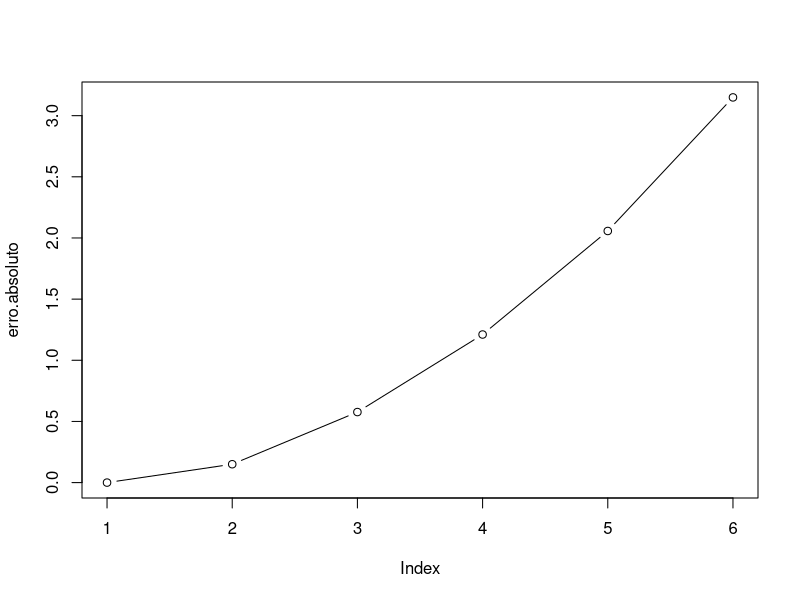

The R source for this figure:
## Euler's Method for Linear 

#Domain
x<-seq(1,3,0.4)
#Ordinary Differential Equation
F<-function(x,y) (1+(y/x)+(y/x)^2)
y=0
#Euler's Approximations
aprox.<-seq(0,0,0)
for(i in 1:5) {y=y+0.4*F(x[i],y); aprox.[i+1]<-y} 
#Exact Solution
f<-function(x) (tan(log(x, base=exp(1)))/x)  
exata<-seq(0,0,0)
for(i in 1:6) {t=f(x[i]); exata[i]<-t}
#Error 
erro.absoluto<-seq(0,0,0)
for(i in 1:6) {s=aprox.[i]-exata[i]; erro.absoluto[i]<-s}
#Comparation Data Frame
comparacao<-cbind(x,aprox.,exata,erro.absoluto)
comparacao
mean(erro.absoluto)
#Approximations Plot
plot(erro.absoluto, type = "b")
